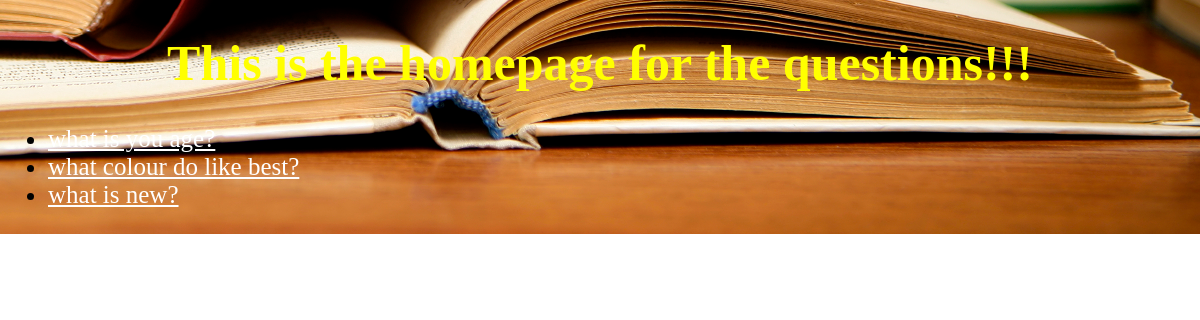
Screenshot of /polls/ with the database file from the repository.
### polls/models.py (models this page shows, shortened)
class Question(models.Model):
    question_text = models.CharField(max_length=200)
    pub_date = models.DateTimeField('date published')

### polls/views.py (the view)
def index(request):
    latest_question_list = Question.objects.order_by('-pub_date')[:5]
    context = {'latest_question_list': latest_question_list}
    return render(request, 'polls/index.html', context)

### polls/templates/polls/index.html
<!DOCTYPE html>
<html>
<head>
{% load static %}
<link rel="stylesheet" type="text/css" href="{% static 'polls/style.css' %}" />
</head>
<body>
<h1>
This is the homepage for the questions!!!
</h1>
{% if latest_question_list %}
    <ul>
    {% for question in latest_question_list %}
       <li><a href="{% url 'polls:detail' question.id %}">{{ question.question_text }}</a></li>
    {% endfor %}
    </ul>
{% else %}
    <p>No polls are available.</p>
{% endif %}
</body>
</html>

### polls/static/polls/style.css (style rules this page uses)
li a { color: white; }
body { background: white url("books.jpg") no-repeat right bottom; font-size: 25px; }
h1 { color: yellow; text-align: center; }

### rows the page displays
Question: question_text "what is you age?"
Question: question_text "what colour do like best?"
Question: question_text "what is new?"
